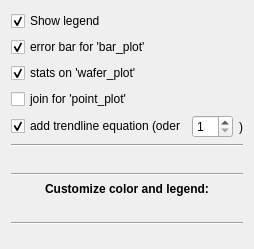
                 <widget class="QWidget" name="scrollAreaWidgetContents_8">
                  <property name="geometry">
                   <rect>
                    <x>0</x>
                    <y>0</y>
                    <width>235</width>
                    <height>249</height>
                   </rect>
                  </property>
                  <layout class="QVBoxLayout" name="verticalLayout_11">
                   <item>
                    <widget class="QCheckBox" name="cb_legend_visible">
                     <property name="text">
                      <string>Show legend</string>
                     </property>
                     <property name="checked">
                      <bool>true</bool>
                     </property>
                    </widget>
                   </item>
                   <item>
                    <widget class="QCheckBox" name="cb_show_err_bar_plot">
                     <property name="text">
                      <string>error bar for 'bar_plot'</string>
                     </property>
                     <property name="checked">
                      <bool>true</bool>
                     </property>
                    </widget>
                   </item>
                   <item>
                    <widget class="QCheckBox" name="cb_wafer_stats">
                     <property name="text">
                      <string>stats on 'wafer_plot'</string>
                     </property>
                     <property name="checked">
                      <bool>true</bool>
                     </property>
                    </widget>
                   </item>
                   <item>
                    <widget class="QCheckBox" name="cb_join_for_point_plot">
                     <property name="text">
                      <string>join for 'point_plot'</string>
                     </property>
                    </widget>
                   </item>
                   <item>
                    <layout class="QHBoxLayout" name="horizontalLayout_126">
                     <item>
                      <widget class="QCheckBox" name="cb_trendline_eq">
                       <property name="text">
                        <string>add trendline equation (oder</string>
                       </property>
                       <property name="checked">
                        <bool>true</bool>
                       </property>
                      </widget>
                     </item>
                     <item>
                      <widget class="QDoubleSpinBox" name="spb_trendline_oder">
                       <property name="decimals">
                        <number>0</number>
                       </property>
                       <property name="minimum">
                        <double>1.000000000000000</double>
                       </property>
                       <property name="maximum">
                        <double>10.000000000000000</double>
                       </property>
                      </widget>
                     </item>
                     <item>
                      <widget class="QLabel" name="label_18">
                       <property name="text">
                        <string>)</string>
                       </property>
                      </widget>
                     </item>
                     <item>
                      <spacer name="horizontalSpacer_5">
                       <property name="orientation">
                        <enum>Qt::Horizontal</enum>
                       </property>
                       <property name="sizeHint" stdset="0">
                        <size>
                         <width>40</width>
                         <height>20</height>
                        </size>
                       </property>
                      </spacer>
                     </item>
                    </layout>
                   </item>
                   <item>
                    <widget class="Line" name="line_3">
                     <property name="orientation">
                      <enum>Qt::Horizontal</enum>
                     </property>
                    </widget>
                   </item>
                   <item>
                    <layout class="QHBoxLayout" name="legends_loc">
                     <item>
                      <spacer name="horizontalSpacer_35">
                       <property name="orientation">
                        <enum>Qt::Horizontal</enum>
                       </property>
                       <property name="sizeHint" stdset="0">
                        <size>
                         <width>40</width>
                         <height>20</height>
                        </size>
                       </property>
                      </spacer>
                     </item>
                    </layout>
                   </item>
                   <item>
                    <widget class="Line" name="line">
                     <property name="orientation">
                      <enum>Qt::Horizontal</enum>
                     </property>
                    </widget>
                   </item>
                   <item>
                    <widget class="QLabel" name="label_13">
                     <property name="font">
                      <font>
                       <pointsize>9</pointsize>
                       <weight>75</weight>
                       <bold>true</bold>
                      </font>
                     </property>
                     <property name="text">
                      <string>Customize color and legend:</string>
                     </property>
                     <property name="alignment">
                      <set>Qt::AlignCenter</set>
                     </property>
                    </widget>
                   </item>
                   <item>
                    <layout class="QHBoxLayout" name="main_layout"/>
                   </item>
                   <item>
                    <layout class="QHBoxLayout" name="horizontalLayout_13">
                     <item>
                      <spacer name="horizontalSpacer_48">
                       <property name="orientation">
                        <enum>Qt::Horizontal</enum>
                       </property>
                       <property name="sizeHint" stdset="0">
                        <size>
                         <width>40</width>
                         <height>20</height>
                        </size>
                       </property>
                      </spacer>
                     </item>
                    </layout>
                   </item>
                   <item>
                    <widget class="Line" name="line_2">
                     <property name="orientation">
                      <enum>Qt::Horizontal</enum>
                     </property>
                    </widget>
                   </item>
                   <item>
                    <spacer name="verticalSpacer_3">
                     <property name="orientation">
                      <enum>Qt::Vertical</enum>
                     </property>
                     <property name="sizeHint" stdset="0">
                      <size>
                       <width>20</width>
                       <height>40</height>
                      </size>
                     </property>
                    </spacer>
                   </item>
                  </layout>
                 </widget>
